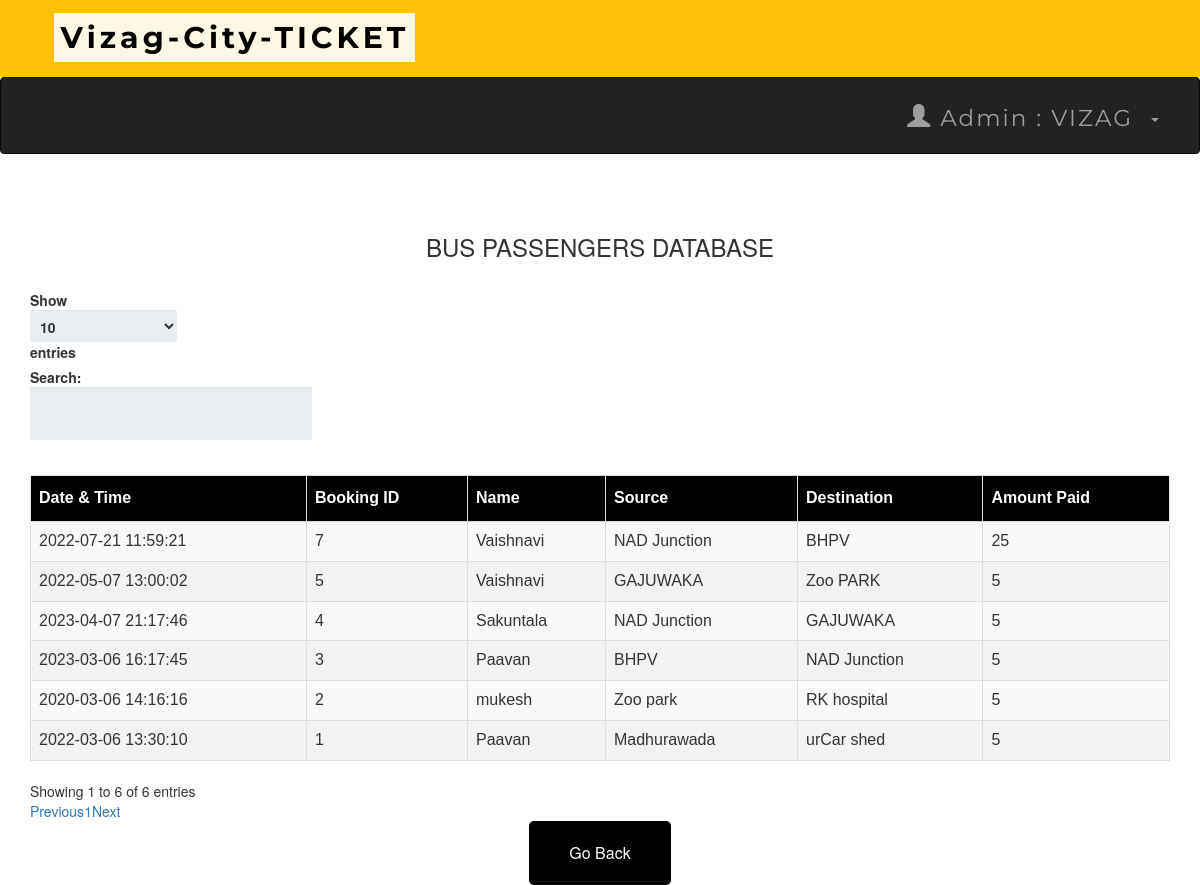
Page /adminbusdb.php (signed in) on the committed database.
### tables this page shows
CREATE TABLE `bustransactions` (
  `T_No.` int(10) NOT NULL,
  `email` varchar(50) NOT NULL,
  `source` varchar(50) NOT NULL,
  `dest` varchar(50) NOT NULL,
  `Name` varchar(50) NOT NULL,
  `Bus_No` int(11) NOT NULL,
  `NoOfpass` int(11) NOT NULL,
  `card_no` int(25) NOT NULL,
  `expmonth` int(2) NOT NULL,
  `expyear` int(2) NOT NULL,
  `cvv` int(3) NOT NULL,
  `pin` int(4) NOT NULL,
  `Date` datetime NOT NULL DEFAULT current_timestamp(),
  `Amt` int(10) NOT NULL
);

### adminbusdb.php (the view, shortened to what this page needs)
<?php
include 'connect.php' ;
include 'adminheader.php';
?>
 <!DOCTYPE html>
 <html>
 <link rel='stylesheet' href='index.css'>
      <head>
           <link rel="stylesheet" href="https://maxcdn.bootstrapcdn.com/bootstrap/3.3.6/css/bootstrap.min.css" />
           <link rel="stylesheet" href="https://cdn.datatables.net/1.10.12/css/dataTables.bootstrap.min.css" />
      </head>
      <body>
           <br /><br />
           <div class="container">
                <h3 align="center">BUS PASSENGERS DATABASE</h3>
                <br />
                <div class="table-responsive">
                     <table id="data" class="table table-striped table-bordered">
                          <thead>
                               <tr>
                                    <th> Date & Time</th>
                                    <th> Booking ID  </th>
                                    <th> Name </th>
                                    <th> Source </th>
                                    <th> Destination </th>
                                    <th> Amount Paid</th>
                               </tr>
                          </thead>
                          <tbody>
  <?php
   $result = mysqli_query($connect , "select * From bustransactions");
  while ($row = mysqli_fetch_assoc($result)):
  ?>
  <tr>
    <td><?php echo $row['Date']; ?></td>
    <td><?php echo $row['T_No.']; ?></td>
    <td><?php echo $row['Name']; ?></td>
    <td><?php echo $row['source']; ?></td>
    <td><?php echo $row['dest']; ?></td>
    <td><?php echo $row['Amt']; ?></td>
    </tr>
  <?php endwhile; ?>
</tbody>
                     </table>
                </div>
           </div>
      </body>
 </html>
<table align='center'>
<tr>
  <td><a href='admin.php'><button style="background-color: black ; border-color:black "  ><span style="color:white">Go Back </span> </button></a></td>
 </tr>

### adminheader.php (shortened to what this page needs)
<head>
  <link rel="stylesheet" href="https://maxcdn.bootstrapcdn.com/bootstrap/3.4.0/css/bootstrap.min.css">
  <link rel="stylesheet" href="https://maxcdn.bootstrapcdn.com/bootstrap/3.4.1/css/bootstrap.min.css">
   <link rel="stylesheet" href="https://maxcdn.bootstrapcdn.com/bootstrap/3.4.1/css/bootstrap.min.css">
</head>
<nav  class="navvvvvvbar navvvvvvbar-default navvvvvvbar-fixed-top">
      <div  class="  navvvvvvbar-brand navvvvvvbar-center"><b>&nbsp&nbsp&nbsp<mark>Vizag-City-TICKET</mark></b>
</nav>
<nav class="navbar navbar-inverse">
  <div class="container-fluid">
    <div class="collapse navbar-collapse " id="myNavbar">
      <ul class="nav navbar-nav navbar-right">
         <li class="dropdown"><a class="dropdown-toggle" data-toggle="dropdown" href="#"><span class="glyphicon glyphicon-user"></span>
        Admin : <?php  echo " ". $_SESSION['name'] ."" ?> &nbsp<span class="caret"></span></a>
              </div>
    </div>
</nav>
</html>

### index.css (style rules this page uses)
*, *:before, *:after { -moz-box-sizing: border-box; -webkit-box-sizing: border-box; box-sizing: border-box; }
a { text-decoration:none; }
td { text-align: center; }
button { padding: 19px 39px 18px 39px; color: #FFF; background-color: #a8db34; font-size: 18px; text-align: center; font-style: normal; border-radius: 5px; width: 100%; border: 1px solid #71db34; border-width: 1px 1px 3px; box-shadow: 0 -1px 0 rgba(255,255,255,0.1) inset; margin-bottom: 10px; }

### adminheader.php (style rules this page uses)
.navbar { margin-bottom: 50px; border-radius: 0; font-family: Montserrat, sans-serif; margin-bottom: 0; border: 0; font-size: 23px !important; letter-spacing: 2px; opacity: 2; padding: 10px; }
.navvvvvvbar { font-family: Montserrat, sans-serif; margin-bottom: 0; background-color: #FFC107; border: 0; font-size: 30px !important; letter-spacing: 4px; text-align: left; padding: 17px; color:black; font-weight: 40000; }

### adminbusdb.php (style rules this page uses)
table#data { font-size:16px; font-family: "Trebuchet MS", Arial, Helvetica, sans-serif; border-collapse: collapse; border-spacing: 0; width: 100%; }
#data td, #data th { border: 1px solid #ddd; text-align: left; padding: 8px; }
#data tr:nth-child(even) { background-color: #f2f2f2 }
#data th { padding-top: 11px; padding-bottom: 11px; background-color: black; color: white; }

### rows in the picture
bustransactions: Date "2022-03-06 13:30:10", value "1", Name "Paavan", source "Madhurawada", dest "urCar shed", Amt "5"
bustransactions: Date "2020-03-06 14:16:16", value "2", Name "mukesh", source "Zoo park", dest "RK hospital", Amt "5"
bustransactions: Date "2023-03-06 16:17:45", value "3", Name "Paavan", source "BHPV", dest "NAD Junction", Amt "5"
bustransactions: Date "2023-04-07 21:17:46", value "4", Name "Sakuntala", source "NAD Junction", dest "GAJUWAKA", Amt "5"
bustransactions: Date "2022-05-07 13:00:02", value "5", Name "Vaishnavi", source "GAJUWAKA", dest "Zoo PARK", Amt "5"
bustransactions: Date "2022-07-21 11:59:21", value "7", Name "Vaishnavi", source "NAD Junction", dest "BHPV", Amt "25"

### other values in the picture
$_SESSION['name'] "VIZAG"
